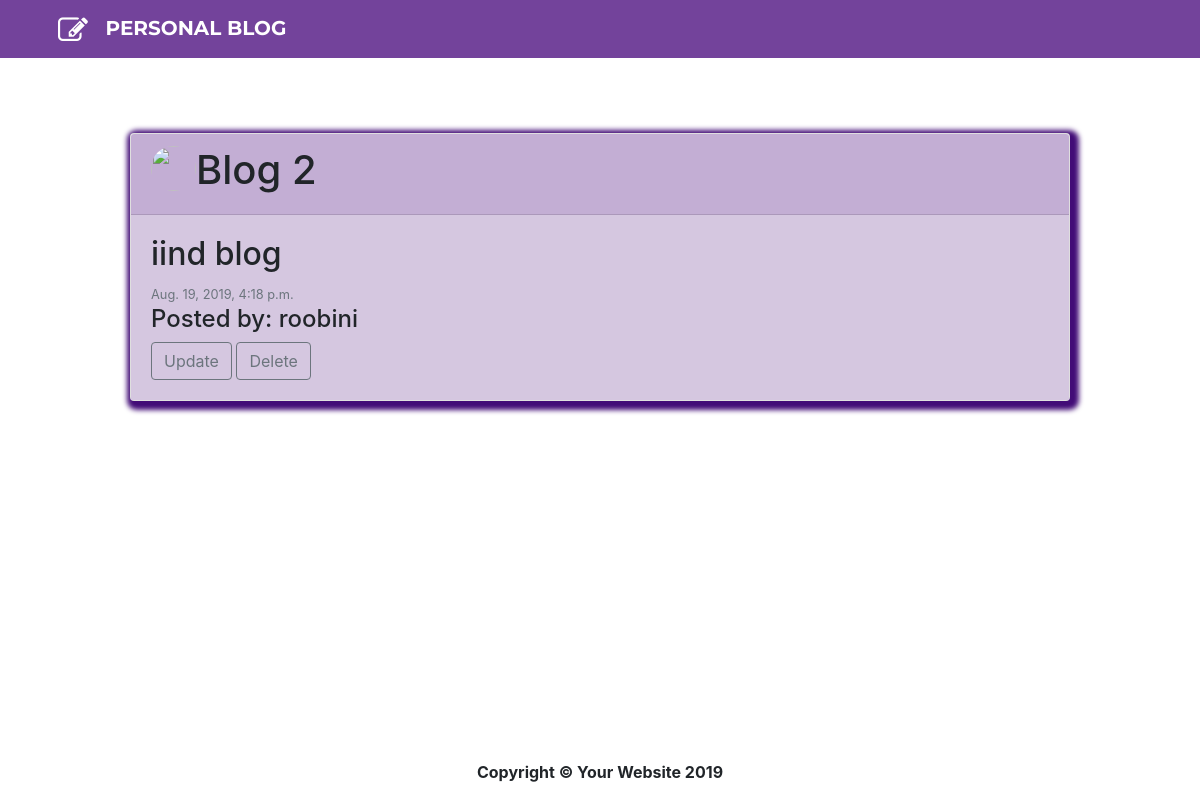
The page /blog/11 on the database as committed earlier.
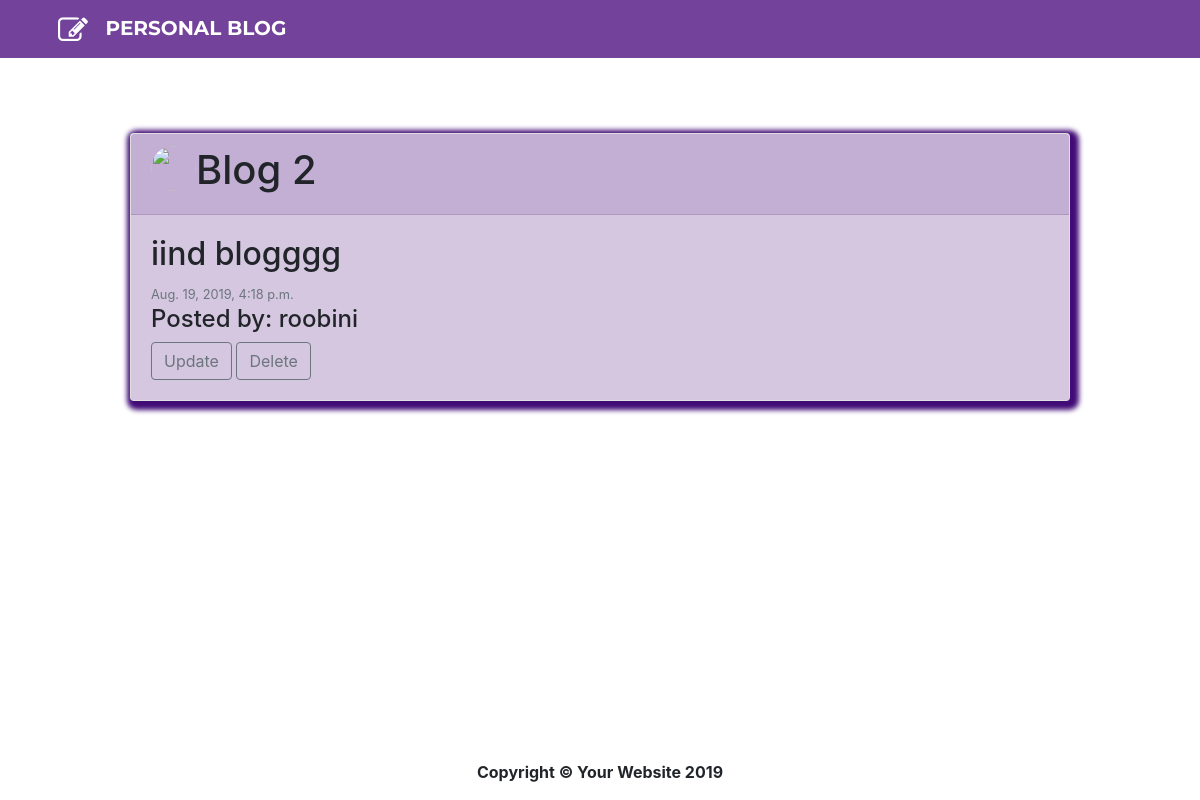
The same page on the database as committed later.
### blogapp/models.py (models this page shows, shortened)
class BlogPost(models.Model):
    blog_title = models.CharField(max_length = 50)
    blog_text = models.TextField()
    blog_date = models.DateTimeField(default = timezone.now)
    blog_author = models.ForeignKey(User, on_delete=models.CASCADE, blank=True, null=True)
    class Meta:
        verbose_name_plural = "BlogEntry"

### blogapp/views.py (the view)
# urls.py: path('blog/<int:pk>', BlogDetailView.as_view(), name = 'blog-detail'),
class BlogDetailView(DetailView):
    model = BlogPost
    template_name = 'blog_detail.html'

### blogapp/templates/blog_detail.html
{% extends "base.html" %} {% load crispy_forms_tags %} {%block content%}
<body>
    <div class="container">
        <div class="row" style="margin:70px">
            <div class="card" style="width: 100%; margin-top:5px;margin-bottom: 5px;box-shadow: 3px 3px 5px 6px rgb(66, 12, 119);">
                <div class="card-header" style="background-color: #c3aed4">
                    <div class="media">
                        <img class="rounded-circle account-img" src="{{user.profile.image.url}}" style="width:45px;height:45px">
                        <div class="media-body">
                            <h1>{{object.blog_title}}</h1>
                        </div>
                    </div>
                </div>
                <div class="card-body" style="background-color: #d5c7e0">
                    <h2>{{object.blog_text}}</h2>
                    <small class="text-muted">{{object.blog_date}}</small>
                    <h4>Posted by: {{object.blog_author}}</h4>
                    <a class="btn btn-outline-secondary" href="{% url 'blog-update' object.id%}">Update</a>
                    <a class="btn btn-outline-secondary" href="{% url 'blog-delete' object.id%}">Delete</a>
                </div>
            </div>
        </div>
    </div>
</body>
</html>
{%endblock content%}

Rows that differ between the two databases and show on the page:
changed BlogPost "Blog 2": blog_text "iind blog" → "iind blogggg"
